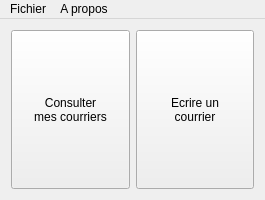
<?xml version="1.0" encoding="UTF-8"?>
<ui version="4.0">
 <class>MainWindow</class>
 <widget class="QMainWindow" name="MainWindow">
  <property name="geometry">
   <rect>
    <x>0</x>
    <y>0</y>
    <width>265</width>
    <height>200</height>
   </rect>
  </property>
  <property name="sizePolicy">
   <sizepolicy hsizetype="Fixed" vsizetype="Fixed">
    <horstretch>0</horstretch>
    <verstretch>0</verstretch>
   </sizepolicy>
  </property>
  <property name="minimumSize">
   <size>
    <width>150</width>
    <height>150</height>
   </size>
  </property>
  <property name="windowTitle">
   <string>MainWindow</string>
  </property>
  <property name="autoFillBackground">
   <bool>false</bool>
  </property>
  <widget class="QWidget" name="centralWidget">
   <property name="layoutDirection">
    <enum>Qt::LeftToRight</enum>
   </property>
   <layout class="QHBoxLayout" name="horizontalLayout">
    <item>
     <widget class="QPushButton" name="mailBox">
      <property name="sizePolicy">
       <sizepolicy hsizetype="Minimum" vsizetype="Preferred">
        <horstretch>0</horstretch>
        <verstretch>1</verstretch>
       </sizepolicy>
      </property>
      <property name="text">
       <string>Consulter
mes courriers</string>
      </property>
     </widget>
    </item>
    <item>
     <widget class="QPushButton" name="newMail">
      <property name="sizePolicy">
       <sizepolicy hsizetype="Minimum" vsizetype="Preferred">
        <horstretch>0</horstretch>
        <verstretch>1</verstretch>
       </sizepolicy>
      </property>
      <property name="text">
       <string>Ecrire un
courrier</string>
      </property>
     </widget>
    </item>
   </layout>
  </widget>
  <widget class="QMenuBar" name="menuBar">
   <property name="geometry">
    <rect>
     <x>0</x>
     <y>0</y>
     <width>265</width>
     <height>25</height>
    </rect>
   </property>
   <widget class="QMenu" name="menuFichier">
    <property name="title">
     <string>Fichier</string>
    </property>
    <addaction name="actionNouveau_courrier"/>
    <addaction name="actionBoite_de_r_ception"/>
    <addaction name="separator"/>
    <addaction name="actionQuitter"/>
   </widget>
   <widget class="QMenu" name="menuA_propos">
    <property name="title">
     <string>A propos</string>
    </property>
   </widget>
   <addaction name="menuFichier"/>
   <addaction name="menuA_propos"/>
  </widget>
  <action name="actionNouveau_courrier">
   <property name="text">
    <string>Nouveau courrier</string>
   </property>
  </action>
  <action name="actionQuitter">
   <property name="text">
    <string>Quitter</string>
   </property>
  </action>
  <action name="actionBoite_de_r_ception">
   <property name="text">
    <string>Boite de réception</string>
   </property>
  </action>
 </widget>
 <layoutdefault spacing="6" margin="11"/>
 <resources/>
 <connections/>
</ui>
